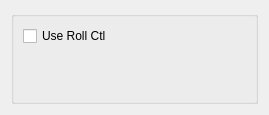
<?xml version="1.0" encoding="UTF-8"?>
<ui version="4.0">
 <class>Form</class>
 <widget class="QWidget" name="Form">
  <property name="geometry">
   <rect>
    <x>0</x>
    <y>0</y>
    <width>269</width>
    <height>115</height>
   </rect>
  </property>
  <property name="windowTitle">
   <string>Form</string>
  </property>
  <layout class="QGridLayout" name="gridLayout">
   <item row="0" column="0">
    <widget class="QGroupBox" name="groupBox">
     <property name="title">
      <string/>
     </property>
     <layout class="QGridLayout" name="gridLayout_2">
      <item row="0" column="0">
       <layout class="QVBoxLayout" name="verticalLayout_4">
        <item>
         <widget class="QCheckBox" name="useRollCtl_checkBox">
          <property name="text">
           <string>Use Roll Ctl</string>
          </property>
         </widget>
        </item>
        <item>
         <spacer name="verticalSpacer">
          <property name="orientation">
           <enum>Qt::Vertical</enum>
          </property>
          <property name="sizeHint" stdset="0">
           <size>
            <width>20</width>
            <height>40</height>
           </size>
          </property>
         </spacer>
        </item>
       </layout>
      </item>
     </layout>
    </widget>
   </item>
  </layout>
 </widget>
 <resources/>
 <connections/>
</ui>
